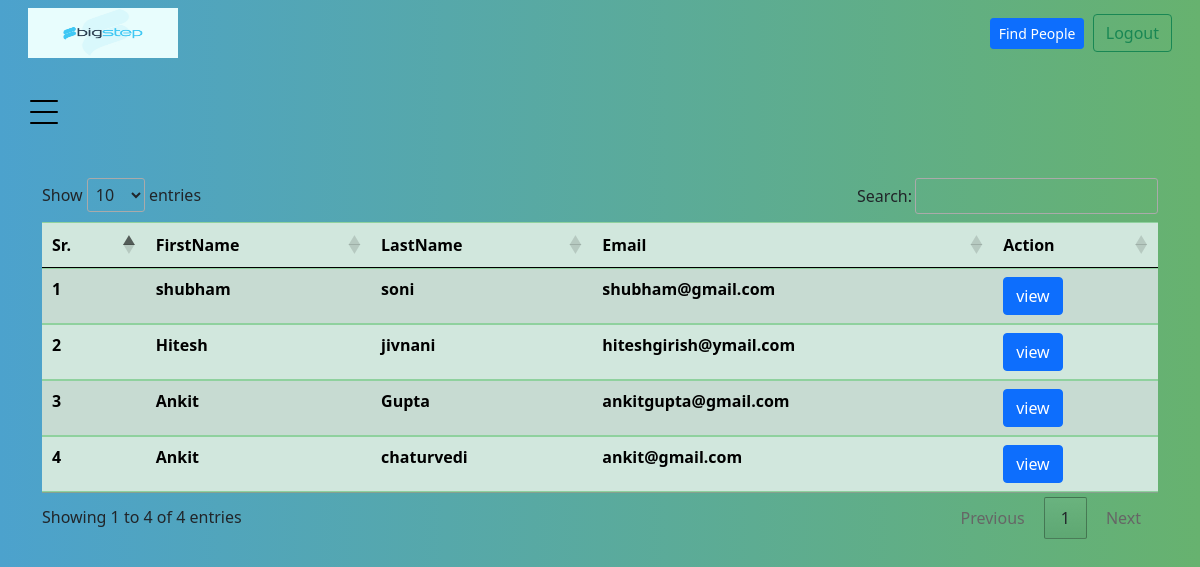
/home/empdtls.php (signed in), run on the app's committed database.
### tables this page shows
CREATE TABLE `emp_dtls` (
  `Id` mediumint NOT NULL,
  `First_Name` varchar(10) NOT NULL,
  `Last_Name` varchar(10) NOT NULL,
  `Email` varchar(30) NOT NULL,
  `PhoneNu` varchar(15) NOT NULL,
  `Mentor` varchar(20) NOT NULL,
  `Menter_email` varchar(30) NOT NULL,
  `Role` varchar(30) NOT NULL,
  `Passward` varchar(100) NOT NULL,
  `Gender` varchar(5) NOT NULL,
  `Pimg` varchar(50) NOT NULL
);

### home/empdtls.php (the view, shortened to what this page needs)
<!doctype html>
<html lang="en">
<head>
  <link href="https://cdn.jsdelivr.net/npm/bootstrap@5.0.0-beta3/dist/css/bootstrap.min.css" rel="stylesheet">
  <link href="//maxcdn.bootstrapcdn.com/bootstrap/4.1.1/css/bootstrap.min.css" rel="stylesheet" id="bootstrap-css">
  <link rel="stylesheet" href="fonts/icomoon/style.css">
  <link rel="stylesheet" href="css/owl.carousel.min.css">
  <link rel="stylesheet" href="css/bootstrap.min.css">
  <link rel="stylesheet" href="css/style.css">
  <link rel="stylesheet" href="//cdn.datatables.net/1.10.24/css/jquery.dataTables.min.css">
<link type="text/css" href="//gyrocode.github.io/jquery-datatables-checkboxes/1.2.12/css/dataTables.checkboxes.css" rel="stylesheet" />
</head>
<body>
  <?php include 'header.php';  ?>
  <?php
  if (isset($_SESSION['loggedin']) && $_SESSION['loggedin'] == true) {
    $servername = "localhost";
    $username = "root";
    $password = "bigstep";
    $dbname = "emp";
    $conn = new mysqli($servername, $username, $password, $dbname);
  } else {
    header("Location: ../index.php");
  }
  ?>
  <aside class="sidebar">
    <div class="toggle">
      <a href="#" class="burger js-menu-toggle" data-toggle="collapse" data-target="#main-navbar">
        <span></span>
      </a>
    </div>
  </aside>
  <main>
    <div class="site-section">
      <div class="container">
        <div class="row justify-content-center">
          <form method="POST" action="viewemp.php">
          <table class=" table table-striped table-success table-hover" id="myTable">
        <thead>
            <tr>
                <th scope="col">Sr.</th>
                <th scope="col">FirstName</th>
                <th scope="col">LastName</th>
                <th scope="col">Email</th>
                <th scope="col">Action</th>
            </tr>
        </thead>
        <tbody>
            <?php
            $sql = "SELECT * FROM emp_dtls ";
            $result = mysqli_query($conn, $sql);
            $i=0;
            while ($row = mysqli_fetch_assoc($result)) {
                $i++;
                echo "<tr>
                <th scope=row>" . $i . "</th>
                <th scope=row>" . $row['First_Name'] . "</th>
                <th scope=row>" . $row['Last_Name'] . "</th>
                <th scope=row>" . $row['Email'] . "</th>
                <th scope=row><span> <button type='submit' class='btn btn-primary pmd-ripple-effect pmd-btn-raised' name='empid' value='$row[Id]'>view</button></span> </th>
            </tr>";
            }
            ?>
        </tbody>
    </table>
          </form>
        </div>
      </div>
    </div>
  </main>
</body>
</html>

### home/css/style.css (style rules this page uses)
body { background: #67B26F; background: -webkit-linear-gradient(to right, #4ca2cd, #67B26F); background: linear-gradient(to right, #4ca2cd, #67B26F); padding: 0; margin: 0; font-family: 'Lato', sans-serif; color: #000; }
a { -webkit-transition: .3s all ease; -o-transition: .3s all ease; transition: .3s all ease; }
a, a:hover { text-decoration: none !important; }
body { position: relative; }
body:before { position: absolute; content: ""; z-index: 1; top: 0; left: 0; right: 0; bottom: 0; background-color: rgba(0, 0, 0, 0.05); opacity: 0; visibility: hidden; -webkit-transition: .3s all ease-in-out; -o-transition: .3s all ease-in-out; transition: .3s all ease-in-out; }
.site-section { padding: 7rem 0; }
aside, main { height: 100vh; min-height: 580px; }
aside { width: 300px; left: 0; z-index: 1001; position: fixed; -webkit-transform: translateX(-100%); -ms-transform: translateX(-100%); transform: translateX(-100%); background-color: #fff; -webkit-transition: 1s -webkit-transform cubic-bezier(0.23, 1, 0.32, 1); transition: 1s -webkit-transform cubic-bezier(0.23, 1, 0.32, 1); -o-transition: 1s transform cubic-bezier(0.23, 1, 0.32, 1); transition: 1s transform cubic-bezier(0.23, 1, 0.32, 1); transition: 1s transform cubic-bezier(0.23, 1, 0.32, 1), 1s -webkit-transform cubic-bezier(0.23, 1, 0.32, 1); }
aside .toggle { padding-left: 30px; padding-top: 30px; position: absolute; right: 0; -webkit-transform: translateX(100%); -ms-transform: translateX(100%); transform: translateX(100%); }
main { width: calc(100%); -webkit-transition: 1s -webkit-transform cubic-bezier(0.23, 1, 0.32, 1); transition: 1s -webkit-transform cubic-bezier(0.23, 1, 0.32, 1); -o-transition: 1s transform cubic-bezier(0.23, 1, 0.32, 1); transition: 1s transform cubic-bezier(0.23, 1, 0.32, 1); transition: 1s transform cubic-bezier(0.23, 1, 0.32, 1), 1s -webkit-transform cubic-bezier(0.23, 1, 0.32, 1); }
.burger { width: 28px; height: 32px; cursor: pointer; position: relative; z-index: 99; float: right; }
.burger:before, .burger span, .burger:after { width: 100%; height: 2px; display: block; background: #000; border-radius: 2px; position: absolute; opacity: 1; }
.burger:before, .burger:after { -webkit-transition: top 0.35s cubic-bezier(0.23, 1, 0.32, 1), opacity 0.35s cubic-bezier(0.23, 1, 0.32, 1), background-color 1.15s cubic-bezier(0.86, 0, 0.07, 1), -webkit-transform 0.35s cubic-bezier(0.23, 1, 0.32, 1); transition: top 0.35s cubic-bezier(0.23, 1, 0.32, 1), opacity 0.35s cubic-bezier(0.23, 1, 0.32, 1), background-color 1.15s cubic-bezier(0.86, 0, 0.07, 1), -webkit-transform 0.35s cubic-bezier(0.23, 1, 0.32, 1); -o-transition: top 0.35s cubic-bezier(0.23, 1, 0.32, 1), transform 0.35s cubic-bezier(0.23, 1, 0.32, 1), opacity 0.35s cubic-bezier(0.23, 1, 0.32, 1), background-color 1.15s cubic-bezier(0.86, 0, 0.07, 1); transition: top 0.35s cubic-bezier(0.23, 1, 0.32, 1), transform 0.35s cubic-bezier(0.23, 1, 0.32, 1), opacity 0.35s cubic-bezier(0.23, 1, 0.32, 1), background-color 1.15s cubic-bezier(0.86, 0, 0.07, 1); transition: top 0.35s cubic-bezier(0.23, 1, 0.32, 1), transform 0.35s cubic-bezier(0.23, 1, 0.32, 1), opacity 0.35s cubic-bezier(0.23, 1, 0.32, 1), background-color 1.15s cubic-bezier(0.86, 0, 0.07, 1), -webkit-transform 0.35s cubic-bezier(0.23, 1, 0.32, 1); -webkit-transition: top 0.35s cubic-bezier(0.23, 1, 0.32, 1), -webkit-transform 0.35s cubic-bezier(0.23, 1, 0.32, 1), opacity 0.35s cubic-bezier(0.23, 1, 0.32, 1), background-color 1.15s cubic-bezier(0.86, 0, 0.07, 1); content: ""; }
.burger:before { top: 4px; }
.burger span { top: 15px; }
.burger:after { top: 26px; }

### data on the page
emp_dtls: First_Name "shubham", Last_Name "soni", Email "shubham@gmail.com", $row[Id] 42 (drawn)
emp_dtls: First_Name "Hitesh", Last_Name "jivnani", Email "hiteshgirish@ymail.com", $row[Id] 43 (drawn)
emp_dtls: First_Name "Ankit", Last_Name "Gupta", Email "ankitgupta@gmail.com", $row[Id] 44 (drawn)
emp_dtls: First_Name "Ankit", Last_Name "chaturvedi", Email "ankit@gmail.com", $row[Id] 45 (drawn)
